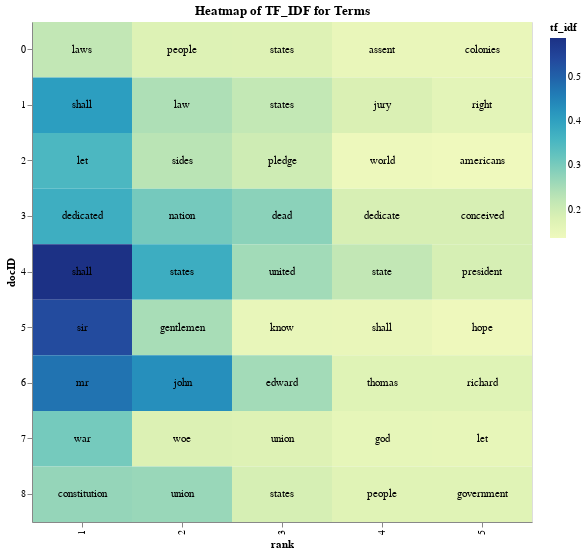

Notebook cell for this chart:
### Code cell
# this looks way more complicated than seaborn heatmaps

import altair as alt

# adding a little randomness to break ties in term ranking
top_tfidf_rand = top_tfidf.copy()
top_tfidf_rand['tf_idf'] = top_tfidf_rand['tf_idf'] + np.random.rand(top_tfidf.shape[0])*0.0001


base = alt.Chart(top_tfidf_rand, title="Heatmap of TF_IDF for Terms").encode(
    x = 'rank:O',
    y = 'docID:N'
).transform_window(
    rank = "rank()",
    sort = [alt.SortField("tf_idf", order="descending")],
    groupby = ["docID"],
)

# heatmap specification
heatmap = base.mark_rect().encode(color = 'tf_idf:Q')

# text labels, white for darker heatmap colors
text = base.mark_text(baseline='middle').encode(
    text = 'term:N',
    color = alt.condition(alt.datum.tfidf >= 0.23, alt.value('white'), alt.value('black'))
)

# display the three superimposed visualizations
(heatmap + text).properties(width=500,height=500)

### Figure 1 — Vega-Lite specification as saved in the notebook (floating-point values rounded to 4 significant figures)
{"config": {"view": {"continuousWidth": 400, "continuousHeight": 300}}, "layer": [{"mark": "rect", "encoding": {"color": {"field": "tf_idf", "type": "quantitative"}, "x": {"field": "rank", "type": "ordinal"}, "y": {"field": "docID", "type": "nominal"}}, "title": "Heatmap of TF_IDF for Terms", "transform": [{"window": [{"op": "rank", "field": "", "as": "rank"}], "groupby": ["docID"], "sort": [{"field": "tf_idf", "order": "descending"}]}]}, {"mark": {"type": "text", "baseline": "middle"}, "encoding": {"color": {"condition": {"value": "white", "test": "(datum.tfidf >= 0.23)"}, "value": "black"}, "text": {"field": "term", "type": "nominal"}, "x": {"field": "rank", "type": "ordinal"}, "y": {"field": "docID", "type": "nominal"}}, "title": "Heatmap of TF_IDF for Terms", "transform": [{"window": [{"op": "rank", "field": "", "as": "rank"}], "groupby": ["docID"], "sort": [{"field": "tf_idf", "order": "descending"}]}]}], "data": {"name": "data-9cfacdc246f94ce0936d78aaabab8255"}, "height": 500, "width": 500, "$schema": "https://vega.github.io/schema/vega-lite/v4.17.0.json", "datasets": {"data-9cfacdc246f94ce0936d78aaabab8255": [{"docID": 0, "term": "laws", "tf_idf": 0.2194}, {"docID": 0, "term": "people", "tf_idf": 0.1761}, {"docID": 0, "term": "states", "tf_idf": 0.174}, {"docID": 0, "term": "assent", "tf_idf": 0.1502}, {"docID": 0, "term": "colonies", "tf_idf": 0.1502}, {"docID": 1, "term": "shall", "tf_idf": 0.4062}, {"docID": 1, "term": "law", "tf_idf": 0.2428}, {"docID": 1, "term": "states", "tf_idf": 0.2167}, {"docID": 1, "term": "jury", "tf_idf": 0.1832}, {"docID": 1, "term": "right", "tf_idf": 0.1621}, {"docID": 2, "term": "let", "tf_idf": 0.3527}, {"docID": 2, "term": "sides", "tf_idf": 0.2295}, {"docID": 2, "term": "pledge", "tf_idf": 0.2009}, {"docID": 2, "term": "world", "tf_idf": 0.1413}, {"docID": 2, "term": "americans", "tf_idf": 0.1359}, {"docID": 3, "term": "dedicated", "tf_idf": 0.3748}, {"docID": 3, "term": "nation", "tf_idf": 0.304}, {"docID": 3, "term": "dead", "tf_idf": 0.2812}, {"docID": 3, "term": "conceived", "tf_idf": 0.1874}, {"docID": 3, "term": "dedicate", "tf_idf": 0.1874}, {"docID": 4, "term": "shall", "tf_idf": 0.5874}, {"docID": 4, "term": "states", "tf_idf": 0.3764}, {"docID": 4, "term": "united", "tf_idf": 0.2556}, {"docID": 4, "term": "state", "tf_idf": 0.2184}, {"docID": 4, "term": "president", "tf_idf": 0.1886}, {"docID": 5, "term": "sir", "tf_idf": 0.5354}, {"docID": 5, "term": "gentlemen", "tf_idf": 0.2499}, {"docID": 5, "term": "know", "tf_idf": 0.1508}, {"docID": 5, "term": "shall", "tf_idf": 0.1505}, {"docID": 5, "term": "hope", "tf_idf": 0.139}, {"docID": 6, "term": "mr", "tf_idf": 0.474}, {"docID": 6, "term": "john", "tf_idf": 0.4309}, {"docID": 6, "term": "edward", "tf_idf": 0.2552}, {"docID": 6, "term": "richard", "tf_idf": 0.1724}, {"docID": 6, "term": "thomas", "tf_idf": 0.1724}, {"docID": 7, "term": "war", "tf_idf": 0.3035}, {"docID": 7, "term": "woe", "tf_idf": 0.1791}, {"docID": 7, "term": "union", "tf_idf": 0.1753}, {"docID": 7, "term": "god", "tf_idf": 0.1553}, {"docID": 7, "term": "let", "tf_idf": 0.1549}, {"docID": 8, "term": "constitution", "tf_idf": 0.27}, {"docID": 8, "term": "union", "tf_idf": 0.2658}, {"docID": 8, "term": "states", "tf_idf": 0.1886}, {"docID": 8, "term": "people", "tf_idf": 0.1697}, {"docID": 8, "term": "government", "tf_idf": 0.1693}]}}
